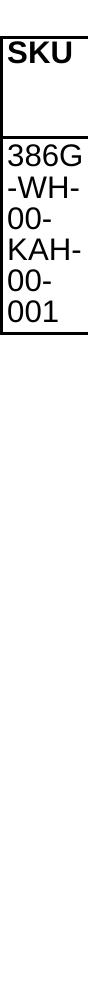
#> input picture cropped_page116.png, 88 x 1000 px
$ python py32.py
#> lines starting #> are read from the running program, lines starting #| are printed output that depends on the picture; after the words box and inside, x2 and y2 are one past the last pixel; in counts of white or black regions, pixels touching at a corner belong together
# Hướng dẫn chạy
# python tesseract_ocr.py --image image1.png
from PIL import Image
import pytesseract
import argparse
import cv2
import os

""" Ảnh nên được xử lý trước như khử nhiễu, chuyển về đen trắng... sẽ cho kết quả tốt hơn đới với Tesseract """
# [4 lines of commented-out code are left out]
image_path = "cropped_page116.png"          # ← ảnh của bạn
preprocess = "thresh"

# Đọc ảnh và convert về grayscale
image = cv2.imread(image_path)
#> image is the input picture: shape (1000, 88, 3); min 0, max 255, mean 241.5
gray = cv2.cvtColor(image, cv2.COLOR_BGR2GRAY)

if preprocess == "thresh":
    gray = cv2.threshold(gray, 0, 255, cv2.THRESH_BINARY | cv2.THRESH_OTSU)[1]
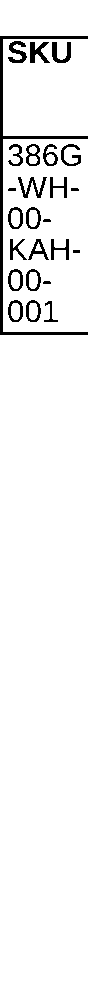
#> gray: shape (1000, 88); 94.6% white; 25 black regions, largest, box (x1, y1, x2, y2) and area: (0, 36, 88, 335) 1662, (30, 42, 50, 63) 226, (18, 177, 47, 198) 223
elif preprocess == "blur":
    gray = cv2.medianBlur(gray, 3)

# Lưu ảnh trong ổ cứng như file tạm để có thể apply OCR
temp_filename = "temp.png"
cv2.imwrite(temp_filename, gray)

custom_config = r'--oem 3 --psm 6'

# Load ảnh và apply nhận dạng bằng Tesseract OCR
#> (the run stopped early here; a loop or call above may not have finished)

$ run again, with cropped_page119.png copied over cropped_page116.png
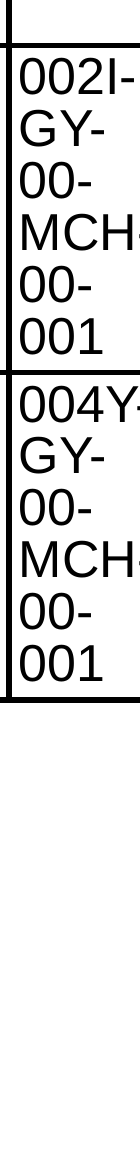
#> input picture cropped_page119.png, 140 x 1150 px
#> image is the input picture: shape (1150, 140, 3); min 0, max 255, mean 225.6
#> `gray = cv2.threshold(gray, 0, 255, cv2.THRESH_BINARY | cv2.THRESH_OTSU..`:
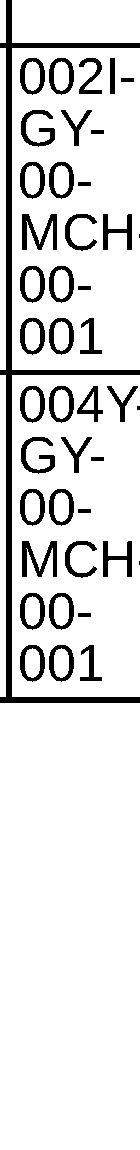
#> gray: shape (1150, 140); 88.3% white; 43 black regions (3 under 20 px), largest, box (x1, y1, x2, y2) and area: (0, 0, 140, 703) 6362, (22, 214, 57, 250) 595, (22, 541, 57, 577) 595
